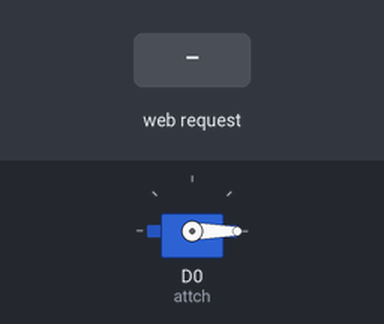
Recording of a sketch running on a simulated ESP8266 (NodeMCU). Shown: servo. The inputs (shaded band) are chosen by the test bench. WiFi joins after 1.5 s; servers stay silent unless stated; what the sketch prints to the serial monitor is not drawn.

Above: at 2.7 s.
2.8 s: HTTP request GET /right received
At 4.0 s:
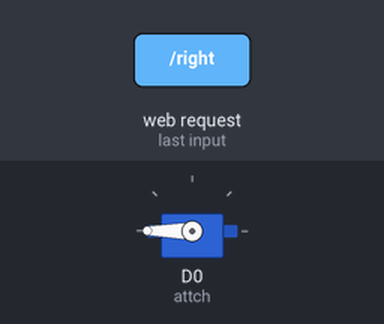
4.3 s: HTTP request GET /left received
At 5.3 s:
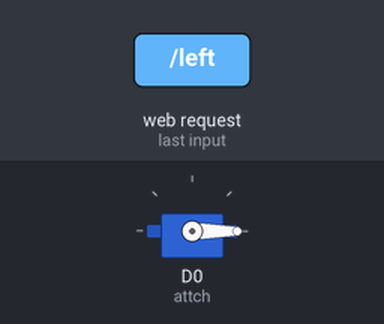
Timing chart, 0 to 7.3 s (numbered marks = the images above; inputs shaded):
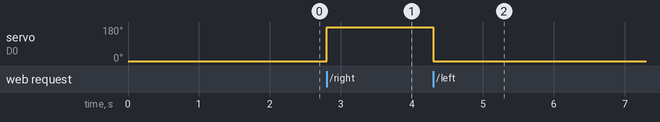

Measured:
- after the input at 2.8 s, servo on D0 (attch): 0° → 180° at once
- after the input at 4.3 s, servo on D0 (attch): 180° → 0° at once

The sketch:

ServoMotor_week13.ino
```cpp
#include <Servo.h>
#include <ESP8266WiFi.h>

#define left 0
#define right 180
#define center 90
#define attch D0
const char* ssid= "Mschool" ;
const char* password = "Mschool123";
Servo servo;

WiFiServer server(80);

void setup() {
  Serial.begin(9600);
  WiFi.begin(ssid, password);
  delay(10);
  while (WiFi.status() != WL_CONNECTED) { //Wifi 접속까지
      delay(500);
      Serial.print(".");
  }
  Serial.println("");
  Serial.print("Connecting to ");
  Serial.println(ssid);
  Serial.print("IP address: ");
  Serial.println(WiFi.localIP());
  server.begin();
  Serial.println("Server started");
  servo.attach(attch); //Pin Number
  servo.write(0);  //Set the motor angle to 0
}

void loop() {
  WiFiClient client = server.available();
  // 웹사이트에 접속했을 때
  if(!client) return;
  Serial.println("새로운 클라이언트");
  client.setTimeout(5000);
  // 클라이언트 전송 후 5초 초과 시 타임 아웃
  String request = client.readStringUntil('\r');
  // 전송받은 데이터 즉,URL을 알기 위해 사용
  Serial.println("request: ");
  Serial.println(request);

  client.print("<title>Servo Control Webpage</title>");
  client.print("</head>");
  client.print("<body>");
  client.print("<h2>Servo Control Webpage</h2>");//제목
  client.print("Servo Status : ");
  if(request.indexOf("/left") != -1) {
    servo.write(left);
    delay(100);
    client.print("Left");
  }
  else if(request.indexOf("/right") != -1) {
    servo.write(right);
    delay(100);
    client.print("Right");
  }
  else if(request.indexOf("\center") != -1){
    servo.write(center);
    delay(100);
    client.print("Center");
  }
  else{
    Serial.println("invalid request");
    //servo.write(0);
    delay(100);
    // 현재 상태 유지
  }
  while(client.available()) {
    client.read(); // 버퍼 비움 효과
  }
  client.print("HTTP/1.1 200 OK");
  client.print("Content-Type: text/html\r\n\r\n");  // 해더& 구분
  client.print("<!DOCTYPE HTML>");                  //HTML5로 만들어진 문서 선언
  client.print("<html>");
  client.print("<head>"); //
  client.print("<meta&nbsp;charset=\"UTF-8\">");
  client.println("<br>");
  client.println("<br>");
  client.println("<a href='/Left'><button>left </button></a>");
  client.println("<br>");
  client.println("<a href='/Center'><button>center </button></a><br />");
  client.print("<br>"); // 줄 바꿈
  client.println("<a href='/Right'><button>right </button></a>");
  client.println("<br>");
  client.print("</body>");
  client.print("</html>");
  Serial.println("클라이언트 연결 해제");
}
```
